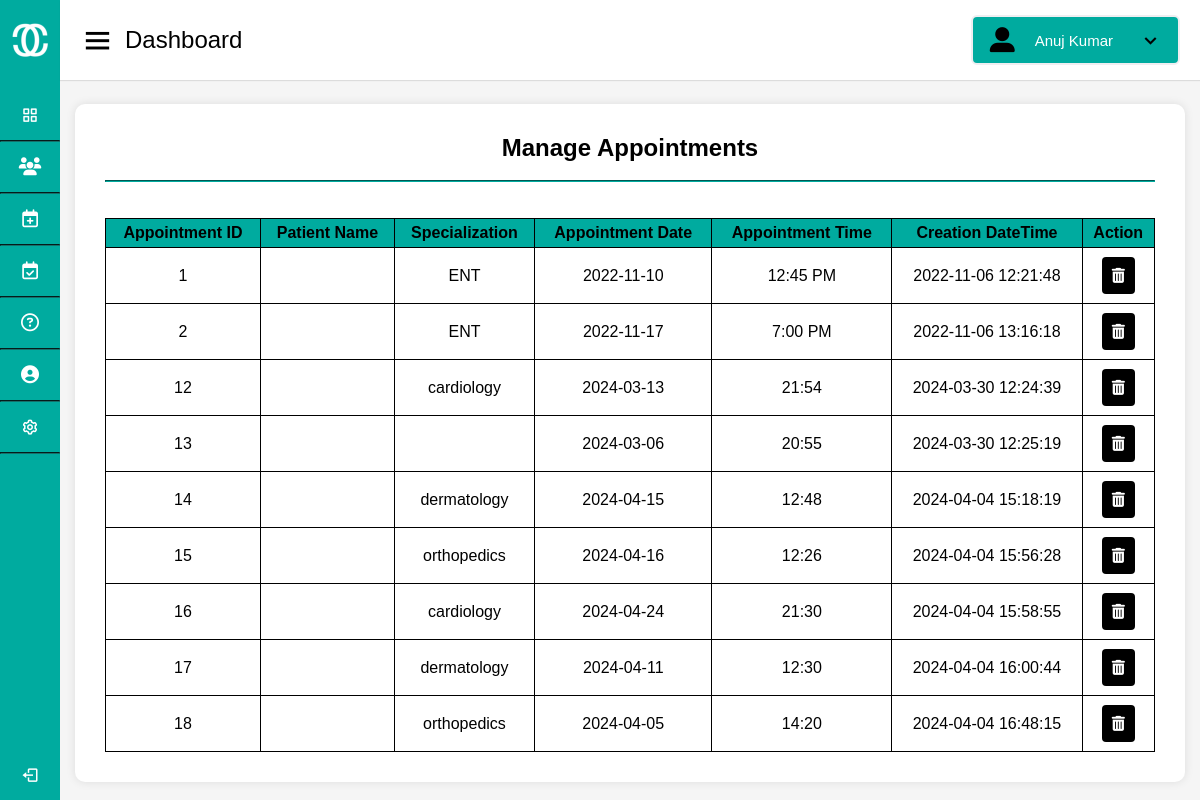
Screenshot of /Doctor/manage-appointment.php with the database file from the repository.
### tables this page shows
CREATE TABLE `appointment` (
  `id` int(11) NOT NULL,
  `doctorSpecialization` varchar(255) DEFAULT NULL,
  `doctor` varchar(255) NOT NULL,
  `consultancyFees` int(11) DEFAULT NULL,
  `appointmentDate` varchar(255) DEFAULT NULL,
  `appointmentTime` varchar(255) DEFAULT NULL,
  `postingDate` timestamp NULL DEFAULT current_timestamp(),
  `updationDate` timestamp NULL DEFAULT NULL ON UPDATE current_timestamp()
);

### Doctor/manage-appointment.php (the view, shortened to what this page needs)
<!DOCTYPE html>
<html lang="en" dir="ltr">
  <head>
    <link rel="stylesheet" href="style.css" />
    <link href="https://unpkg.com/boxicons@2.0.7/css/boxicons.min.css" rel="stylesheet" />
  </head>
  <body onload="onload()">
    <div class="sidebar">
      <div class="logo-details">
        <img src="logo.png" alt="logo">
        <span class="logo_name">CureConnect</span>
      </div>
      <ul class="nav-links">
        <li>
          <a href="index.html" >
            <i class="bx bx-grid-alt"></i>
            <span class="links_name">Dashboard</span>
          </a>
        </li>
        <hr>
        <li>
          <a href="search_patient.php">
            <i class="fa-solid fa-users"></i>
            <span class="links_name">Search Patients</span>
          </a>
          </li>
          <hr>
        <li>
          <a href="manage-appointment.php">
            <i class="fa-regular fa-calendar-plus"></i>
            <span class="links_name">Manage Appointments</span>
          </a>
          </li>
          <hr>
        <li>
          <a href="appointments-history.php">
            <i class="fa-regular fa-calendar-check"></i>
            <span class="links_name">Appointments History</span>
          </a>
        </li>
        <hr>
        <li>
          <a href="contact-us.html">
            <i class="fa-regular fa-circle-question"></i>
            <span class="links_name">Support</span>
          </a>
        </li>
        <hr>
        <li>
          <a href="main-update.php">
            <i class="fa-solid fa-circle-user"></i>
            <span class="links_name">Manage Profile</span>
          </a>
        </li>
        <hr>
        <li>
          <a href="settings.html">
            <i class="bx bx-cog"></i>
            <span class="links_name">Settings</span>
          </a>
        </li>
        <hr>
        <li class="log_out">
          <a href="#">
            <i class="bx bx-log-out"></i>
            <span class="links_name">Log out</span>
          </a>
        </li>
      </ul>
    </div>
    <section class="home-section">
      <nav>
        <div class="sidebar-button">
          <i class="bx bx-menu sidebarBtn"></i>
          <span class="dashboard">Dashboard</span>
        </div>
        <button class="profile-details dropbtn dropdown" onclick="toggleDropdown()">
          <i class="fa-solid fa-user-large"></i>
          <span class="admin_name">Anuj Kumar</span>
          <i class="bx bx-chevron-down"></i>
        </button>
      </nav>
      <div class="home-content">
        <div class="main">
          <div class="main-head">
            <h2>Manage Appointments</h2><br><hr><br><br>
          </div>
          <div class="table-container">
<table>
<tr>
    <th>Appointment ID</th>
    <th>Patient Name</th>
    <th>Specialization</th>
    <th>Appointment Date</th>
    <th>Appointment Time</th>
    <th>Creation DateTime</th>
    <th>Action</th>
  </tr>
  <?php
$servername = "localhost";
$username = "root";
$password = '';
$dbname = "hms";
$conn = new mysqli($servername, $username, $password, $dbname);
$sql = "SELECT * FROM appointment";
$result = $conn->query($sql);
if ($result->num_rows > 0) {
    while ($row = $result->fetch_assoc()) {
        echo "<tr>";
        echo "<td>" . $row['id'] . "</td>";;
        echo "<td>" . $row['P_name'] . "</td>";
        echo "<td>" . $row['doctorSpecialization'] . "</td>";
        echo "<td>" . $row['appointmentDate'] . "</td>";
        echo "<td>" . $row['appointmentTime'] . "</td>";
        echo "<td>" . $row['postingDate'] . "</td>";
        echo "<td>
                <a href='delete_medhis.php? deleteid=".$row['id']."'>
                <button class='delete'><i class='fas fa-trash-alt'></i></button>
                </a>
              </td>";
        echo "</tr>";
    }
} else {
    echo "<tr><td colspan='7'>No appointments found</td></tr>";
}
?>
</table>
</div>
        </div>
      </div>
  </body>
</html>

### Doctor/style.css (style rules this page uses)
:root { --light-primary-color: white; --light-secondary-color: #6c757d; --light-main-color: #00ab9f; }
* { margin: 0; padding: 0; box-sizing: border-box; font-family: 'Poppins', sans-serif; text-decoration: none; }
.sidebar { position: fixed; height: 100%; width: 240px; background: #00ab9f; transition: all 0.5s ease; }
.light-mode .sidebar hr { border-color: #15706a; }
.sidebar .logo-details { height: 80px; display: flex; align-items: center; }
.sidebar .logo-details img { width: 40px; height: auto; margin: 10px; }
.sidebar .logo-details .logo_name { color: #fff; font-size: 24px; font-weight: 500; }
.sidebar .nav-links { margin-top: 10px; }
.sidebar .nav-links li { position: relative; list-style: none; height: 50px; }
.sidebar .nav-links li a { color: white; }
.light-mode .sidebar .nav-links li a { background-color: #00ab9f; }
.sidebar .nav-links li a { height: 100%; width: 100%; display: flex; align-items: center; }
.sidebar .nav-links li i { min-width: 60px; text-align: center; font-size: 18px; }
.sidebar .nav-links li a .links_name { font-size: 15px; font-weight: 400; white-space: nowrap; }
.sidebar .nav-links .log_out { position: absolute; bottom: 0; width: 100%; }
.light-mode .home-section { background: #f5f5f5; }
.home-section { position: relative; min-height: 100vh; width: calc(100% - 240px); left: 240px; transition: all 0.5s ease; }
.light-mode .home-section nav { background: #fff; }
.home-section nav { display: flex; justify-content: space-between; height: 80px; display: flex; align-items: center; position: fixed; width: calc(100% - 240px); left: 240px; z-index: 100; padding: 0 20px; box-shadow: 0 1px 1px rgba(0, 0, 0, 0.1); transition: all 0.5s ease; }
.home-section nav .sidebar-button { display: flex; align-items: center; font-size: 24px; font-weight: 500; }
nav .sidebar-button i { font-size: 35px; margin-right: 10px; }
.profile-details { position: relative; }
.dropbtn { cursor: pointer; }
.light-mode .home-section nav .profile-details { background: #00ab9f; border-color: #EFEEF1; }
.home-section nav .profile-details { display: flex; align-items: center; color: white; border: 2px solid; border-radius: 6px; height: 50px; min-width: 190px; padding: 0 15px 0 2px; justify-content: space-between; }
nav .profile-details .admin_name { font-size: 15px; font-weight: 500; margin: 0 10px; white-space: nowrap; padding-left: 10px; }
nav .profile-details i { padding-left: 15px; font-size: 25px; color: black; }
.home-section .home-content { position: relative; padding-top: 104px; }
@media (max-width: 1240px) { .sidebar { width: 60px; } }
@media (max-width: 1240px) { .home-section { width: calc(100% - 60px); left: 60px; } }
@media (max-width: 1240px) { .home-section nav { width: calc(100% - 60px); left: 60px; } }
.light-mode .main { background-color: white; }
.main { margin: 15px; margin-top: 0; padding: 30px; box-shadow: 0px 0px 10px rgba(0, 0, 0, 0.1); border-radius: 10px; }
.light-mode .main button { background-color: #00ab9f; color: white; }
.main button { font-size: 15px; font-weight: 500; border: none; padding: 10px; grid-column: span 2; }
.main h2 { text-align: center; }
.main hr { border-color: #00ab9f; }
.main-head { display: block; width: 100%; }
.main table { width: 100%; border-collapse: collapse; }
.main th, .main td { border: 1px solid black; padding: 5px; text-align: center; text-overflow: auto; padding: 5px; white-space: nowrap; }
.main th { background-color: #00ab9f; color: black; }
.main tr button { ; padding: 3px auto auto; border: none; border-radius: 4px; margin: 4px; }
.table-container { overflow-y: auto; }
.light-mode .main tr button.delete { background-color: black; }

### rows the page displays
appointment: id "1", doctorSpecialization "ENT", appointmentDate "2022-11-10", appointmentTime "12:45 PM", postingDate "2022-11-06 12:21:48"
appointment: id "2", doctorSpecialization "ENT", appointmentDate "2022-11-17", appointmentTime "7:00 PM", postingDate "2022-11-06 13:16:18"
appointment: id "12", doctorSpecialization "cardiology", appointmentDate "2024-03-13", appointmentTime "21:54", postingDate "2024-03-30 12:24:39"
appointment: id "13", appointmentDate "2024-03-06", appointmentTime "20:55", postingDate "2024-03-30 12:25:19"
appointment: id "14", doctorSpecialization "dermatology", appointmentDate "2024-04-15", appointmentTime "12:48", postingDate "2024-04-04 15:18:19"
appointment: id "15", doctorSpecialization "orthopedics", appointmentDate "2024-04-16", appointmentTime "12:26", postingDate "2024-04-04 15:56:28"
appointment: id "16", doctorSpecialization "cardiology", appointmentDate "2024-04-24", appointmentTime "21:30", postingDate "2024-04-04 15:58:55"
appointment: id "17", doctorSpecialization "dermatology", appointmentDate "2024-04-11", appointmentTime "12:30", postingDate "2024-04-04 16:00:44"
appointment: id "18", doctorSpecialization "orthopedics", appointmentDate "2024-04-05", appointmentTime "14:20", postingDate "2024-04-04 16:48:15"
